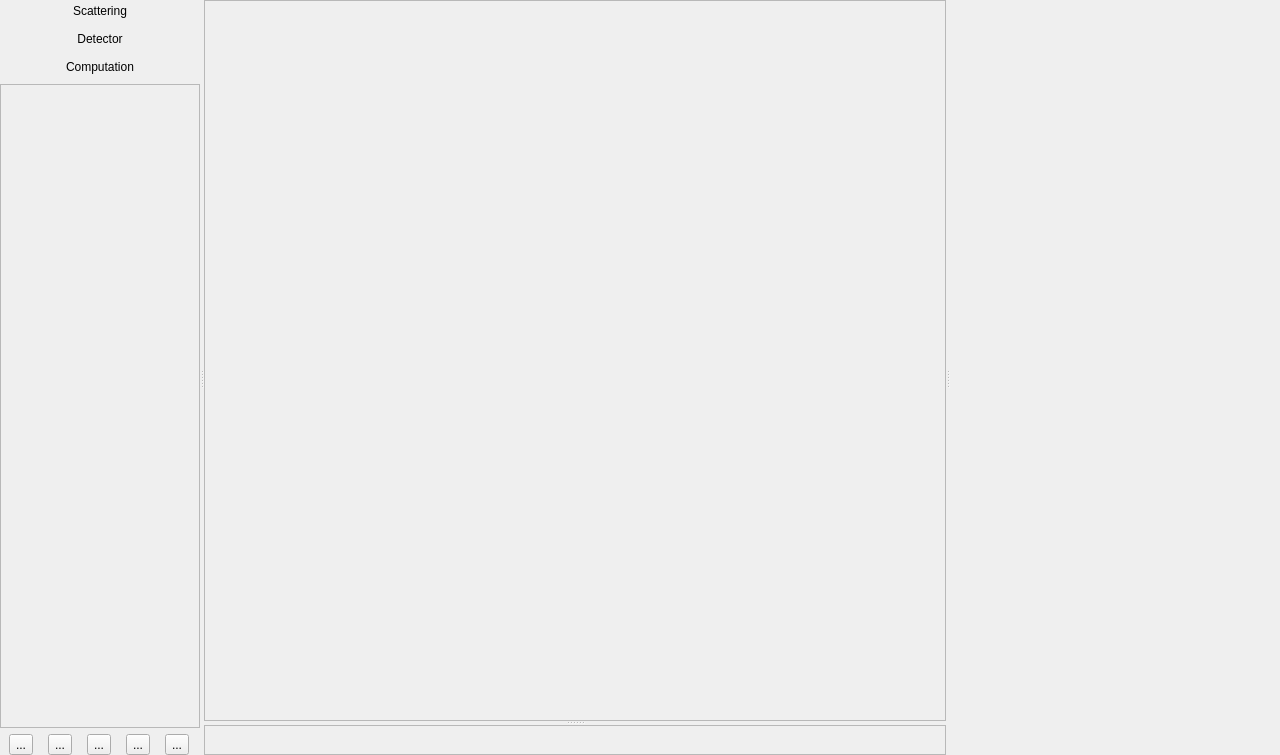
<?xml version="1.0" encoding="UTF-8"?>
<ui version="4.0">
    <class>MainWindow</class>
    <widget class="QMainWindow" name="MainWindow">
        <property name="geometry">
            <rect>
                <x>0</x>
                <y>0</y>
                <width>1280</width>
                <height>755</height>
            </rect>
        </property>
        <property name="windowTitle">
            <string>HipGISAXS</string>
        </property>
        <widget class="QWidget" name="centralwidget">
            <layout class="QHBoxLayout" name="horizontalLayout_2">
                <property name="spacing">
                    <number>0</number>
                </property>
                <property name="margin">
                    <number>0</number>
                </property>
                <item>
                    <widget class="QSplitter" name="splitter_3">
                        <property name="orientation">
                            <enum>Qt::Horizontal</enum>
                        </property>
                        <widget class="QWidget" name="">
                            <layout class="QVBoxLayout" name="verticalLayout_3">
                                <item>
                                    <widget class="QPushButton" name="showScatteringButton">
                                        <property name="text">
                                            <string>Scattering</string>
                                        </property>
                                        <property name="flat">
                                            <bool>true</bool>
                                        </property>
                                    </widget>
                                </item>
                                <item>
                                    <widget class="QPushButton" name="showDetectorButton">
                                        <property name="text">
                                            <string>Detector</string>
                                        </property>
                                        <property name="flat">
                                            <bool>true</bool>
                                        </property>
                                    </widget>
                                </item>
                                <item>
                                    <widget class="QPushButton" name="showComputationButton">
                                        <property name="text">
                                            <string>Computation</string>
                                        </property>
                                        <property name="flat">
                                            <bool>true</bool>
                                        </property>
                                    </widget>
                                </item>
                                <item>
                                    <widget class="QScrollArea" name="featuresScroll">
                                        <property name="minimumSize">
                                            <size>
                                                <width>200</width>
                                                <height>0</height>
                                            </size>
                                        </property>
                                        <property name="widgetResizable">
                                            <bool>true</bool>
                                        </property>
                                        <widget class="QWidget" name="scrollAreaWidgetContents">
                                            <property name="geometry">
                                                <rect>
                                                    <x>0</x>
                                                    <y>0</y>
                                                    <width>198</width>
                                                    <height>559</height>
                                                </rect>
                                            </property>
                                            <layout class="QVBoxLayout" name="featuresList">
                                                <property name="spacing">
                                                    <number>0</number>
                                                </property>
                                                <property name="margin">
                                                    <number>0</number>
                                                </property>
                                            </layout>
                                        </widget>
                                    </widget>
                                </item>
                                <item>
                                    <layout class="QHBoxLayout" name="horizontalLayout">
                                        <item>
                                            <widget class="QToolButton" name="addFeatureButton">
                                                <property name="text">
                                                    <string>...</string>
                                                </property>
                                                <property name="icon">
                                                    <iconset>
                                                        <normaloff>xicam/gui/icons_0.png</normaloff>xicam/gui/icons_0.png
                                                    </iconset>
                                                </property>
                                                <property name="iconSize">
                                                    <size>
                                                        <width>32</width>
                                                        <height>32</height>
                                                    </size>
                                                </property>
                                            </widget>
                                        </item>
                                        <item>
                                            <widget class="QToolButton" name="addParticleButton">
                                                <property name="text">
                                                    <string>...</string>
                                                </property>
                                                <property name="icon">
                                                    <iconset>
                                                        <normaloff>xicam/gui/icons_2.png</normaloff>xicam/gui/icons_2.png
                                                    </iconset>
                                                </property>
                                                <property name="iconSize">
                                                    <size>
                                                        <width>32</width>
                                                        <height>32</height>
                                                    </size>
                                                </property>
                                            </widget>
                                        </item>
                                        <item>
                                            <widget class="QToolButton" name="addSubstrateButton">
                                                <property name="text">
                                                    <string>...</string>
                                                </property>
                                                <property name="icon">
                                                    <iconset>
                                                        <normaloff>xicam/gui/icons_1.png</normaloff>xicam/gui/icons_1.png
                                                    </iconset>
                                                </property>
                                                <property name="iconSize">
                                                    <size>
                                                        <width>32</width>
                                                        <height>32</height>
                                                    </size>
                                                </property>
                                            </widget>
                                        </item>
                                        <item>
                                            <widget class="QToolButton" name="runLocal">
                                                <property name="text">
                                                    <string>...</string>
                                                </property>
                                                <property name="icon">
                                                    <iconset>
                                                        <normaloff>xicam/gui/icons_4.png</normaloff>xicam/gui/icons_4.png
                                                    </iconset>
                                                </property>
                                                <property name="iconSize">
                                                    <size>
                                                        <width>32</width>
                                                        <height>32</height>
                                                    </size>
                                                </property>
                                            </widget>
                                        </item>
                                        <item>
                                            <widget class="QToolButton" name="runRemote">
                                                <property name="text">
                                                    <string>...</string>
                                                </property>
                                                <property name="icon">
                                                    <iconset>
                                                        <normaloff>xicam/gui/icons_4.png</normaloff>xicam/gui/icons_4.png
                                                    </iconset>
                                                </property>
                                                <property name="iconSize">
                                                    <size>
                                                        <width>32</width>
                                                        <height>32</height>
                                                    </size>
                                                </property>
                                            </widget>
                                        </item>
                                    </layout>
                                </item>
                            </layout>
                        </widget>
                        <widget class="QSplitter" name="splitter_2">
                            <property name="sizePolicy">
                                <sizepolicy hsizetype="Expanding" vsizetype="Preferred">
                                    <horstretch>2</horstretch>
                                    <verstretch>0</verstretch>
                                </sizepolicy>
                            </property>
                            <property name="orientation">
                                <enum>Qt::Horizontal</enum>
                            </property>
                            <widget class="QSplitter" name="splitter">
                                <property name="sizePolicy">
                                    <sizepolicy hsizetype="Preferred" vsizetype="Preferred">
                                        <horstretch>0</horstretch>
                                        <verstretch>2</verstretch>
                                    </sizepolicy>
                                </property>
                                <property name="orientation">
                                    <enum>Qt::Vertical</enum>
                                </property>
                                <widget class="QFrame" name="frame_2">
                                    <property name="sizePolicy">
                                        <sizepolicy hsizetype="Preferred" vsizetype="Preferred">
                                            <horstretch>0</horstretch>
                                            <verstretch>2</verstretch>
                                        </sizepolicy>
                                    </property>
                                    <property name="frameShape">
                                        <enum>QFrame::StyledPanel</enum>
                                    </property>
                                    <property name="frameShadow">
                                        <enum>QFrame::Raised</enum>
                                    </property>
                                    <layout class="QVBoxLayout" name="latticeplaceholder">
                                        <property name="margin">
                                            <number>0</number>
                                        </property>
                                    </layout>
                                </widget>
                                <widget class="QFrame" name="frame_3">
                                    <property name="sizePolicy">
                                        <sizepolicy hsizetype="Preferred" vsizetype="Preferred">
                                            <horstretch>0</horstretch>
                                            <verstretch>0</verstretch>
                                        </sizepolicy>
                                    </property>
                                    <property name="frameShape">
                                        <enum>QFrame::StyledPanel</enum>
                                    </property>
                                    <property name="frameShadow">
                                        <enum>QFrame::Raised</enum>
                                    </property>
                                </widget>
                            </widget>
                        </widget>
                        <widget class="QStackedWidget" name="featureWidgetHolder">
                            <property name="sizePolicy">
                                <sizepolicy hsizetype="Expanding" vsizetype="Preferred">
                                    <horstretch>1</horstretch>
                                    <verstretch>0</verstretch>
                                </sizepolicy>
                            </property>
                            <property name="minimumSize">
                                <size>
                                    <width>330</width>
                                    <height>0</height>
                                </size>
                            </property>
                            <property name="currentIndex">
                                <number>0</number>
                            </property>
                            <widget class="QWidget" name="page"/>
                            <widget class="QWidget" name="page_2"/>
                        </widget>
                    </widget>
                </item>
            </layout>
        </widget>
    </widget>
    <resources/>
    <connections/>
</ui>
